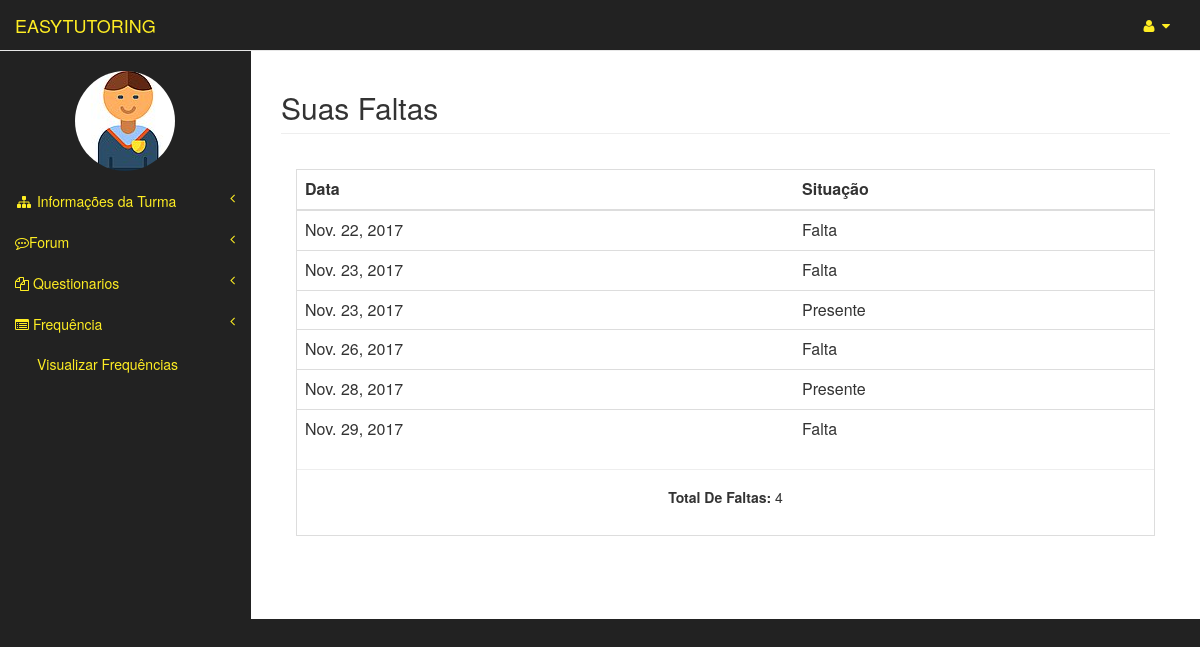
Page /faltas/faltaAluno/13/ (signed in) on the committed database.
### usuarios/models.py (models this page shows, shortened)
class Usuario(models.Model):
	user = models.OneToOneField(User)
	matricula = models.CharField(max_length=20)
	curso = models.CharField(max_length=3)
	tipo = models.CharField(max_length=8, blank=False,null=True)
	nome_completo = models.CharField(max_length=150)
	img = models.ImageField(upload_to="img/original/", blank=True)
	thumb = ThumbnailerImageField(upload_to="img/thumb/", blank=True,null=True,resize_source=dict(size=(100, 100), sharpen=True))

### faltas/models.py (models this page shows)
class Falta(models.Model):
	turmas = models.ForeignKey(Turma)
	alunos= models.ForeignKey(Aluno)
	date= models.DateField()
	presenca = models.BooleanField(default=False)

### faltas/views.py (the view)
# urls.py: url(r'^faltaAluno/(?P<turma_id>[0-9]+)/$', views.faltaAluno, name='faltaAluno'),
def faltaAluno(request,turma_id):
	user = request.user
	usuario = Usuario.objects.get(user=user)
	turma = Turma.objects.get(pk=turma_id)
	faltas = Falta.objects.filter(turmas=turma,alunos=usuario).order_by('date')
	count_falta = len(Falta.objects.filter(turmas=turma,alunos=usuario,presenca=False))
	context ={'usuario': usuario,
	'turma':turma,
	'faltas': faltas,
	'count_falta':count_falta
	}
	return render(request,'faltas/faltaAluno.html',context=context)

### templates/faltas/faltaAluno.html (shortened to what this page needs)
{% extends "aluno_area/turmaArea.html" %}
{% block pageHeader %}
    <h2 class="page-header">Suas Faltas</h2>
{% endblock pageHeader %}
{% block form %}
      <div class="panel-body">
        <div class="table-responsive table-bordered">
            <table class="table">
                <thead>
                    <tr>
                      <th>Data</th>
                      <th>Situação</th>
                    </tr>
                </thead>
                    {% for falta in faltas  %}
                          <tr>
              <td>{{falta.date}}</td>
            {% if falta.presenca == True %}
              <td>Presente</td>
            {% else %}
              <td>Falta</td>
            {% endif %}
                          </tr>
                    {% endfor %}
                  </table>
                  <hr>
                <center><h5><b>Total De Faltas: </b>{{count_falta}}</h5></center>
                <br>
              </div>
        </div>
    </div>
{% endblock form %}

### templates/aluno_area/turmaArea.html (shortened to what this page needs)
{% extends "templateEasyTutoring.html" %}
{% block principal %}
    <a class="navbar-brand" href="{% url 'aluno_area:index' %}" id="link-color">EASYTUTORING</a>
{% endblock principal %}
{% block barraLateral %}
                <div class="navbar-default sidebar" role="navigation">
                <div class="sidebar-nav navbar-collapse">
                    <ul class="nav" id="side-menu">
                        <br>
                       <center><p><img src="{{ usuario.thumb.url}}" class= "img-circle"/> </p></center>
                        <li class="itens-menu">
                            <a href="#" id="link-color"><i class="fa fa-sitemap fa-fw"></i> Informações da Turma<span class="fa arrow"></span></a>
                        </li>
                        <li class="itens-menu">
                            <a href="#" id="link-color"><i class="fa fa-commenting-o" ></i>Forum<span class="fa arrow"></span></a>
                        </li>
                        <li class="itens-menu">
                            <a href="#" id="link-color"><i class="fa fa-files-o"></i> Questionarios<span class="fa arrow"></span></a>
                        </li>
                        <li class="itens-menu">
                            <a href="#" id="link-color"><i class="fa fa-list-alt"></i> Frequência<span class="fa arrow"></span></a>
                            <ul class="nav nav-second-level">
                                <li  class="itens-menu">
                                    <a href="{% url 'faltas:faltaAluno' turma.id %}" id="link-color">Visualizar Frequências</a>
                                </li>
                            </ul>
                        </li>
                    </ul>
                </div>
            </div>
{% endblock barraLateral %}

### static/css/tutoring.css (style rules this page uses)
#link-color { color: #feed23; }

### rows in the picture
Usuario: thumb (picture)
Falta: date "Nov. 22, 2017", presenca "Falta"
Falta: date "Nov. 23, 2017", presenca "Falta"
Falta: date "Nov. 23, 2017", presenca "Presente"
Falta: date "Nov. 26, 2017", presenca "Falta"
Falta: date "Nov. 28, 2017", presenca "Presente"
Falta: date "Nov. 29, 2017", presenca "Falta"

### other values in the picture
{{ count_falta }} "4"
